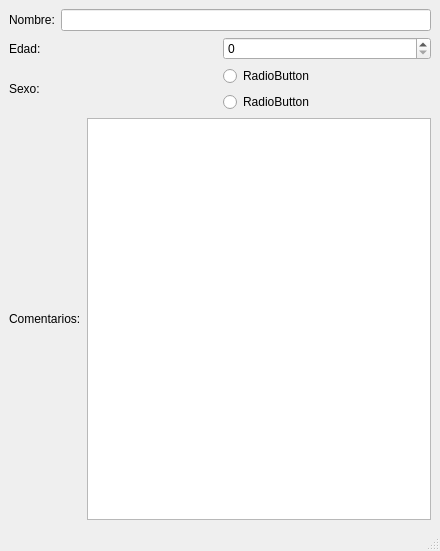
<?xml version="1.0" encoding="UTF-8"?>
<ui version="4.0">
 <class>MainWindow</class>
 <widget class="QMainWindow" name="MainWindow">
  <property name="geometry">
   <rect>
    <x>0</x>
    <y>0</y>
    <width>440</width>
    <height>551</height>
   </rect>
  </property>
  <property name="windowTitle">
   <string>MainWindow</string>
  </property>
  <widget class="QWidget" name="centralwidget">
   <layout class="QVBoxLayout" name="verticalLayout_3">
    <item>
     <layout class="QVBoxLayout" name="verticalLayout_2">
      <item>
       <layout class="QHBoxLayout" name="horizontalLayout">
        <item>
         <widget class="QLabel" name="label">
          <property name="text">
           <string>Nombre:</string>
          </property>
         </widget>
        </item>
        <item>
         <widget class="QLineEdit" name="lineEdit"/>
        </item>
       </layout>
      </item>
      <item>
       <layout class="QHBoxLayout" name="horizontalLayout_2">
        <item>
         <widget class="QLabel" name="label_2">
          <property name="text">
           <string>Edad:</string>
          </property>
         </widget>
        </item>
        <item>
         <widget class="QSpinBox" name="spinBox"/>
        </item>
       </layout>
      </item>
      <item>
       <layout class="QHBoxLayout" name="horizontalLayout_3">
        <item>
         <widget class="QLabel" name="label_3">
          <property name="text">
           <string>Sexo:</string>
          </property>
         </widget>
        </item>
        <item>
         <layout class="QVBoxLayout" name="verticalLayout">
          <item>
           <widget class="QRadioButton" name="radioButton">
            <property name="text">
             <string>RadioButton</string>
            </property>
           </widget>
          </item>
          <item>
           <widget class="QRadioButton" name="radioButton_2">
            <property name="text">
             <string>RadioButton</string>
            </property>
           </widget>
          </item>
         </layout>
        </item>
       </layout>
      </item>
      <item>
       <layout class="QHBoxLayout" name="horizontalLayout_4">
        <item>
         <widget class="QLabel" name="label_4">
          <property name="text">
           <string>Comentarios:</string>
          </property>
         </widget>
        </item>
        <item>
         <widget class="QTextEdit" name="textEdit"/>
        </item>
       </layout>
      </item>
     </layout>
    </item>
   </layout>
  </widget>
  <widget class="QMenuBar" name="menubar">
   <property name="geometry">
    <rect>
     <x>0</x>
     <y>0</y>
     <width>440</width>
     <height>33</height>
    </rect>
   </property>
  </widget>
  <widget class="QStatusBar" name="statusbar"/>
 </widget>
 <resources/>
 <connections/>
</ui>
